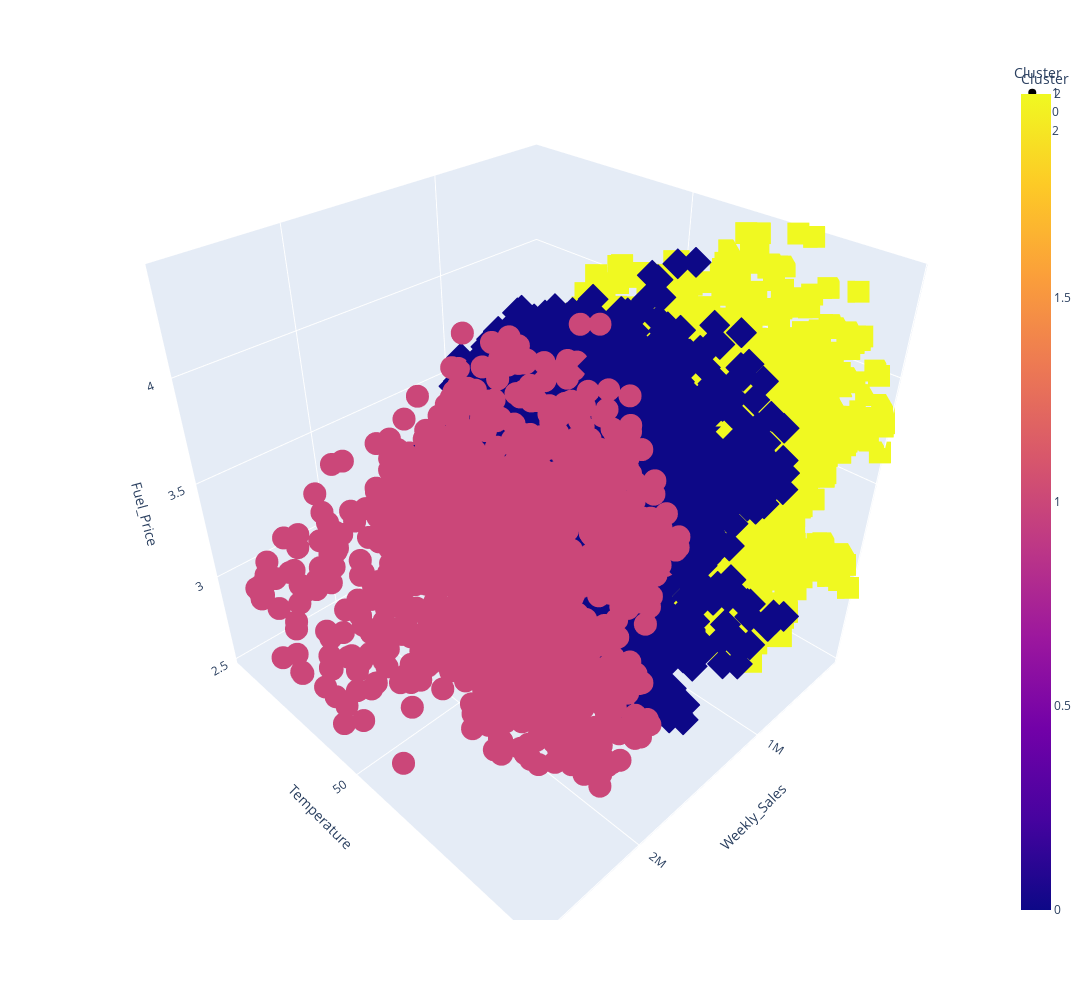

Notebook code cell kept with this figure:
### Code cell
import plotly.express as px

# Assuming Df_Std is your DataFrame with columns: 'Age', 'Annual Income (k$)', 'Spending Score (1-100)'
df['Cluster'] = kmeans.labels_

# Create 3D scatter plot
fig = px.scatter_3d(df, x='Weekly_Sales', y='Temperature', z='Fuel_Price', color='Cluster', symbol='Cluster')

# Update layout for better visibility and set width and height
fig.update_layout(
    scene=dict(
        xaxis=dict(nticks=4, range=[min(df['Weekly_Sales']), max(df['Weekly_Sales'])]),
        yaxis=dict(nticks=4, range=[min(df['Temperature']), max(df['Temperature'])]),
        zaxis=dict(nticks=4, range=[min(df['Fuel_Price']), max(df['Fuel_Price'])]),
    ),
    width=1200,  # Set the desired width
    height=1000  # Set the desired height
)

# Show the plot
fig.show()

### Figure 1 — Plotly figure (JSON) as saved in the notebook; plotly's stock layout.template omitted (floating-point values rounded to 4 significant figures; data arrays with more than 128 entries replaced by an {"elided": "..."} marker saying what was removed)
{"data": [{"hovertemplate": "Cluster=%{marker.color}<br>Weekly_Sales=%{x}<br>Temperature=%{y}<br>Fuel_Price=%{z}<extra></extra>", "legendgroup": "1", "marker": {"color": {"elided": "1296 int values"}, "coloraxis": "coloraxis", "symbol": "circle"}, "mode": "markers", "name": "1", "scene": "scene", "showlegend": true, "type": "scatter3d", "x": {"elided": "1296 float values"}, "y": {"elided": "1296 float values"}, "z": {"elided": "1296 float values"}}, {"hovertemplate": "Cluster=%{marker.color}<br>Weekly_Sales=%{x}<br>Temperature=%{y}<br>Fuel_Price=%{z}<extra></extra>", "legendgroup": "0", "marker": {"color": {"elided": "2462 int values"}, "coloraxis": "coloraxis", "symbol": "diamond"}, "mode": "markers", "name": "0", "scene": "scene", "showlegend": true, "type": "scatter3d", "x": {"elided": "2462 float values"}, "y": {"elided": "2462 float values"}, "z": {"elided": "2462 float values"}}, {"hovertemplate": "Cluster=%{marker.color}<br>Weekly_Sales=%{x}<br>Temperature=%{y}<br>Fuel_Price=%{z}<extra></extra>", "legendgroup": "2", "marker": {"color": {"elided": "2677 int values"}, "coloraxis": "coloraxis", "symbol": "square"}, "mode": "markers", "name": "2", "scene": "scene", "showlegend": true, "type": "scatter3d", "x": {"elided": "2677 float values"}, "y": {"elided": "2677 float values"}, "z": {"elided": "2677 float values"}}], "layout": {"coloraxis": {"colorbar": {"title": {"text": "Cluster"}}, "colorscale": [[0, "#0d0887"], [0.1111, "#46039f"], [0.2222, "#7201a8"], [0.3333, "#9c179e"], [0.4444, "#bd3786"], [0.5556, "#d8576b"], [0.6667, "#ed7953"], [0.7778, "#fb9f3a"], [0.8889, "#fdca26"], [1, "#f0f921"]]}, "height": 1000, "legend": {"title": {"text": "Cluster"}, "tracegroupgap": 0}, "margin": {"t": 60}, "scene": {"domain": {"x": [0, 1], "y": [0, 1]}, "xaxis": {"nticks": 4, "range": [210000.0, 2720000.0], "title": {"text": "Weekly_Sales"}}, "yaxis": {"nticks": 4, "range": [6.24, 100.1], "title": {"text": "Temperature"}}, "zaxis": {"nticks": 4, "range": [2.472, 4.468], "title": {"text": "Fuel_Price"}}}, "width": 1200}}
